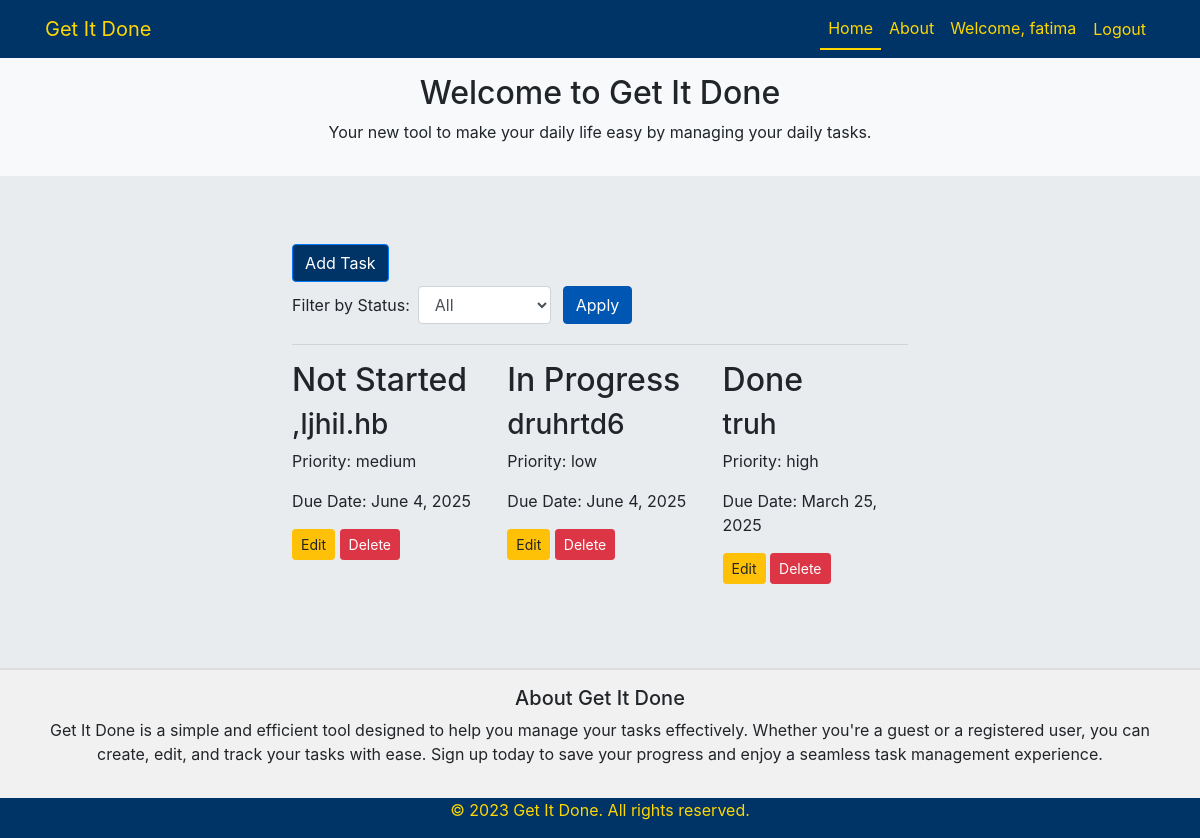
Page / (signed in) on the earlier database version.
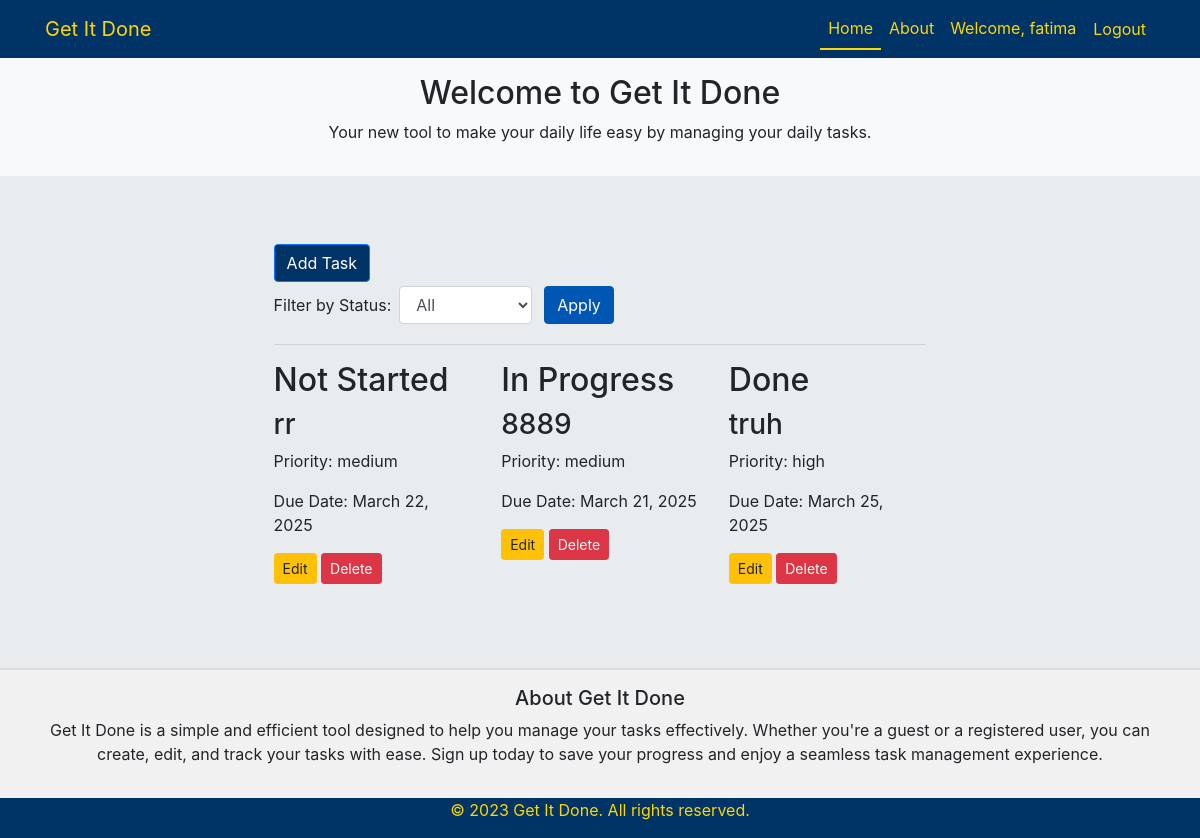
Same page on the later database version.
### tasks/models.py (models this page shows, shortened)
class Task(models.Model):
    PRIORITY_CHOICES = [
        ('low', 'Low'),
        ('medium', 'Medium'),
        ('high', 'High'),
    ]
    STATUS_CHOICES = [
        ('not_started', 'Not Started'),
        ('in_progress', 'In Progress'),
        ('done', 'Done'),
    ]
    title = models.CharField(max_length=255)
    description = models.TextField()
    user = models.ForeignKey(User, on_delete=models.CASCADE, null=True, blank=True)
    priority = models.CharField(max_length=50, choices=PRIORITY_CHOICES)
    status = models.CharField(max_length=50, choices=STATUS_CHOICES)
    due_date = models.DateField()
    created_at = models.DateTimeField(auto_now_add=True)

### tasks/views.py (the view, shortened to what this page needs)
# urls.py: path('', views.home_view, name='home'),
def home_view(request):
    if request.user.is_authenticated:
        priority = request.GET.get('priority')
        status_filter = request.GET.get('status_filter')
        tasks = Task.objects.filter(user=request.user)
        if priority:
            tasks = tasks.filter(priority=priority)
        if status_filter:
            tasks = tasks.filter(status=status_filter)
        tasks = tasks.order_by('-priority', 'status')  # Order by priority in descending order and status
        guest_tasks = []
    return render(request, 'tasks/home.html', {'tasks': tasks, 'guest_tasks': guest_tasks})

### tasks/templates/tasks/home.html (shortened to what this page needs)
{% extends 'tasks/base.html' %}
{% block content %}
<div class="kanban-wrapper center-content" style="padding: 20px;">
    <div class="kanban-header">
        <a href="{% url 'create_task' %}" class="btn btn-primary btn-add-task" aria-label="Add Task" style="background-color: #003366;">Add Task</a>
        <form method="get" action=".">
            <div class="form-inline">
                <label for="status_filter" class="mr-2">Filter by Status:</label>
                <select name="status_filter" id="status_filter" class="form-control mr-2" aria-label="Filter by Status">
                    <option value="">All</option>
                </select>
                <button type="submit" class="btn btn-navbar btn-custom" aria-label="Apply Filter">Apply</button>
            </div>
        </form>
    </div>
    <hr>
    <section class="kanban-board row" aria-label="Kanban Board">
        {% if user.is_authenticated %}
            <article class="kanban-column col-md-4" id="not-started" aria-labelledby="not-started-header">
                <header>
                    <h2 id="not-started-header">Not Started</h2>
                </header>
                {% for task in tasks %}
                    {% if task.status == 'not_started' %}
                        <div class="kanban-card draggable" draggable="true" data-task-id="{{ task.id }}" aria-label="Task {{ task.title }}">
                            <h3>{{ task.title }}</h3>
                            <p>Priority: {{ task.priority }}</p>
                            <p>Due Date: {{ task.due_date }}</p>
                            <div>
                                <a href="{% url 'edit_task' task.id %}" class="btn btn-sm btn-warning" aria-label="Edit Task">Edit</a>
                                <a href="{% url 'delete_task' task.id %}" class="btn btn-sm btn-danger delete-button" data-task-id="{{ task.id }}" aria-label="Delete Task">Delete</a>
                            </div>
                        </div>
                    {% endif %}
                {% endfor %}
            </article>
            <article class="kanban-column col-md-4" id="in-progress" aria-labelledby="in-progress-header">
                <header>
                    <h2 id="in-progress-header">In Progress</h2>
                </header>
                {% for task in tasks %}
                    {% if task.status == 'in_progress' %}
                        <div class="kanban-card draggable" draggable="true" data-task-id="{{ task.id }}" aria-label="Task {{ task.title }}">
                            <h3>{{ task.title }}</h3>
                            <p>Priority: {{ task.priority }}</p>
                            <p>Due Date: {{ task.due_date }}</p>
                            <div>
                                <a href="{% url 'edit_task' task.id %}" class="btn btn-sm btn-warning" aria-label="Edit Task">Edit</a>
                                <a href="{% url 'delete_task' task.id %}" class="btn btn-sm btn-danger delete-button" data-task-id="{{ task.id }}" aria-label="Delete Task">Delete</a>
                            </div>
                        </div>
                    {% endif %}
                {% endfor %}
            </article>
            <article class="kanban-column col-md-4" id="done" aria-labelledby="done-header">
                <header>
                    <h2 id="done-header">Done</h2>
                </header>
                {% for task in tasks %}
                    {% if task.status == 'done' %}
                        <div class="kanban-card draggable" draggable="true" data-task-id="{{ task.id }}" aria-label="Task {{ task.title }}">
                            <h3>{{ task.title }}</h3>
                            <p>Priority: {{ task.priority }}</p>
                            <p>Due Date: {{ task.due_date }}</p>
                            <div>
                                <a href="{% url 'edit_task' task.id %}" class="btn btn-sm btn-warning" aria-label="Edit Task">Edit</a>
                                <a href="{% url 'delete_task' task.id %}" class="btn btn-sm btn-danger delete-button" data-task-id="{{ task.id }}" aria-label="Delete Task">Delete</a>
                            </div>
                        </div>
                    {% endif %}
                {% endfor %}
            </article>
        {% endif %}
    </section>
</div>
{% endblock %}

### tasks/templates/tasks/base.html (shortened to what this page needs)
{% load static %}
<!DOCTYPE html>
<html lang="en">
<head>
    <link href="https://stackpath.bootstrapcdn.com/bootstrap/4.5.2/css/bootstrap.min.css" rel="stylesheet">
    <link rel="stylesheet" href="https://code.jquery.com/ui/1.12.1/themes/base/jquery-ui.css">
    <link rel="stylesheet" href="{% static 'css/styles.css' %}">
</head>
<body class="d-flex flex-column min-vh-100">
    <header>
        <nav class="navbar navbar-expand-lg navbar-dark" style="background-color: #003366;">
            <div class="container">
                <a class="navbar-brand" href="{% url 'home' %}">Get It Done</a>
                <div class="collapse navbar-collapse" id="navbarNav">
                    <ul class="navbar-nav ml-auto">
                        <li class="nav-item">
                            <a class="nav-link {% if request.resolver_match.url_name == 'home' %}active{% endif %}" href="{% url 'home' %}">Home</a>
                        </li>
                        <li class="nav-item">
                            <a class="nav-link" href="#about" id="about-link">About</a>
                        </li>
                        {% if user.is_authenticated %}
                            <li class="nav-item">
                                <a class="nav-link" href="#">Welcome, {{ user.username }}</a>
                            </li>
                            <li class="nav-item">
                                <form method="post" action="{% url 'logout' %}" style="display: inline;">
                                    <button type="submit" class="nav-link btn btn-link text-white">Logout</button>
                                </form>
                            </li>
                        {% endif %}
                    </ul>
                </div>
            </div>
        </nav>
    </header>
    <section id="hero" class="container-fluid bg-light py-3 d-flex align-items-center justify-content-center" style="background-color: #f1f1f1;">
        <div class="container text-center">
            <h2>Welcome to Get It Done</h2>
            <p>Your new tool to make your daily life easy by managing your daily tasks.</p>
        </div>
    </section>
    <main class="container center-content flex-grow-1 my-5 d-flex justify-content-center align-items-center">
        {% block content %}{% endblock %}
    </main>
    <section id="about" class="about-section mt-3 py-3 text-center" style="background-color: #f1f1f1; border-top: 2px solid #ddd;">
        <div class="container">
            <h5>About Get It Done</h5>
            <p>Get It Done is a simple and efficient tool designed to help you manage your tasks effectively. Whether you're a guest or a registered user, you can create, edit, and track your tasks with ease. Sign up today to save your progress and enjoy a seamless task management experience.</p>
        </div>
    </section>
    <footer class="footer">
        <div class="container">
            <p class="text-center">© 2023 Get It Done. All rights reserved.</p>
        </div>
    </footer>
</body>
</html>

### tasks/static/css/styles.css (style rules this page uses)
body { background-color: #e9ecef; }
.nav-link { color: #ffd700 !important; }
.nav-link.active { border-bottom: 2px solid #ffd700; color: #ffd700; }
.navbar-brand { color: #ffd700 !important; }
.footer { color: #ffd700; background-color: #003366; }
.nav-link { color: #ffd700; }
.btn-custom { width: auto; padding: 0.375rem 0.75rem; display: inline-block; margin: 0.25rem; border-radius: 0.25rem; transition: background-color 0.3s, color 0.3s; }
.btn-warning { background-color: #ffc107; border-color: #ffc107; }
.btn-danger { background-color: #dc3545; border-color: #dc3545; }
.btn-navbar { background-color: #0056b3; color: #ffffff; border-color: #0056b3; }
.btn-add-task { background-color: #003366; color: #ffffff; }

Differences in the rows shown:
removed Task: title ",ljhil.hb", priority "medium", due_date "June 4, 2025", shown under "Not Started"
removed Task: title "druhrtd6", priority "low", due_date "June 4, 2025", shown under "In Progress"
added Task: title "rr", priority "medium", due_date "March 22, 2025", shown under "Not Started"
added Task: title "8889", priority "medium", due_date "March 21, 2025", shown under "In Progress"
